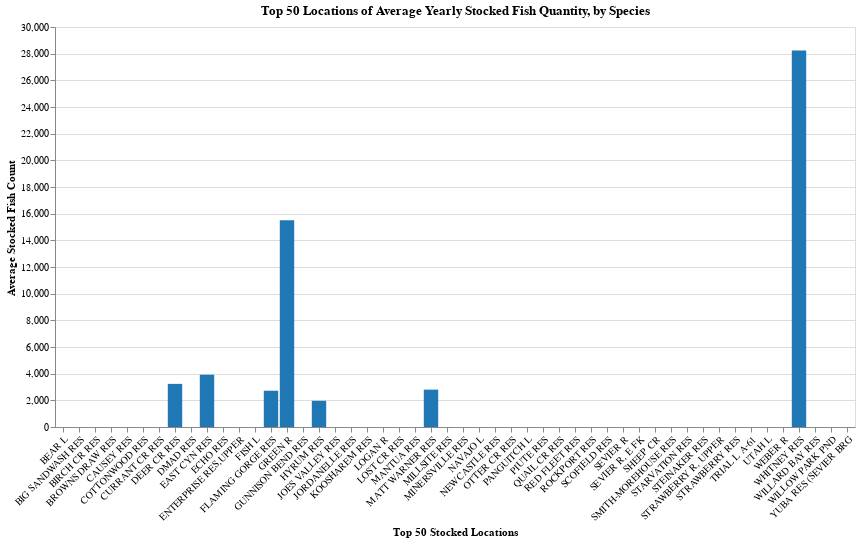

Notebook source saved alongside this figure:
### Markdown cell above
## **How to Find Where to Go Fishing**

### Code cell
# Average quantity of fish stocked per location
average_quantity_by_water = (
    fish_stock_data.groupby(['Water Name'])['Quantity'].mean().reset_index()
)
average_quantity_by_water.rename(columns={'Quantity': 'Avg_Quantity'}, inplace=True)

# Top 50 water locations
top_50_water_names = (
    fish_stock_data.groupby(['Water Name'])['Quantity'].sum()
    .nlargest(50)
    .index
)

# Filter the data to include the top 50 water names
filtered_data = fish_stock_data[
    fish_stock_data['Water Name'].isin(top_50_water_names)
]

# Default to the first species
default_species = sorted(fish_stock_data['Species'].unique())[0]

# Dropdown selection
species_dropdown = alt.binding_select(
    name='Select a Species: ',
    options=sorted(fish_stock_data['Species'].unique()),
)
species_selection = alt.selection_point(fields=['Species'], bind=species_dropdown, value=default_species)

chart_data = filtered_data.groupby(['Water Name', 'Species'])['Quantity'].mean().reset_index()
chart_data.rename(columns={'Quantity': 'Avg_Quantity'}, inplace=True)

# Bar Chart
bar_chart = alt.Chart(chart_data).mark_bar().encode(
    x=alt.X(
        'Water Name:N', 
        sort=None, 
        axis=alt.Axis(labelAngle=-45), 
        title='Top 50 Stocked Locations',
        scale=alt.Scale(domain=filtered_data['Water Name'].unique(), paddingInner=0.1)
    ),
    y=alt.Y('Avg_Quantity:Q', title='Average Stocked Fish Count'),
    color=alt.condition(
        species_selection,
        alt.Color('Species:N', legend=None, scale=alt.Scale(scheme='category20')),
        alt.value('lightgray')
    ),
    tooltip=['Water Name', 'Species', 'Avg_Quantity']
).transform_filter(
    species_selection
).properties(
    width=800,
    height=400,
    title='Top 50 Locations of Average Yearly Stocked Fish Quantity, by Species'
).add_params(
    species_selection
)
bar_chart

### Figure 1 — Vega-Lite specification as saved in the notebook (floating-point values rounded to 4 significant figures; data arrays with more than 128 entries replaced by an {"elided": "..."} marker saying what was removed)
{"config": {"view": {"continuousWidth": 300, "continuousHeight": 300}}, "data": {"name": "data-17617431fdc7a2f6740b0c9192637ce8"}, "mark": {"type": "bar"}, "encoding": {"color": {"condition": {"param": "param_15", "field": "Species", "legend": null, "scale": {"scheme": "category20"}, "type": "nominal"}, "value": "lightgray"}, "tooltip": [{"field": "Water Name", "type": "nominal"}, {"field": "Species", "type": "nominal"}, {"field": "Avg_Quantity", "type": "quantitative"}], "x": {"axis": {"labelAngle": -45}, "field": "Water Name", "scale": {"domain": ["BEAR L", "BIG SANDWASH RES", "BIRCH CR RES", "BROWNS DRAW RES", "CAUSEY RES", "COTTONWOOD RES", "CURRANT CR RES", "DEER CR RES", "DMAD RES", "EAST CYN RES", "ECHO RES", "ENTERPRISE RES,UPPER", "FISH L", "FLAMING GORGE RES", "GREEN R", "GUNNISON BEND RES", "HYRUM RES", "JOES VALLEY RES", "JORDANELLE RES", "KOOSHAREM RES", "LOGAN R", "LOST CR RES", "MANTUA RES", "MATT WARNER RES", "MILLSITE RES", "MINERSVILLE RES", "NAVAJO L", "NEWCASTLE RES", "OTTER CR RES", "PANGUITCH L", "PIUTE RES", "QUAIL CR RES", "RED FLEET RES", "ROCKPORT RES", "SCOFIELD RES", "SEVIER R", "SEVIER R, E FK", "SHEEP CR", "SMITH-MOREHOUSE RES", "STARVATION RES", "STEINAKER RES", "STRAWBERRY R, UPPER", "STRAWBERRY RES", "TRIAL L A-61", "UTAH L", "WEBER R", "WHITNEY RES", "WILLARD BAY RES", "WILLOW PARK PND", "YUBA RES (SEVIER BRG"], "paddingInner": 0.1}, "sort": null, "title": "Top 50 Stocked Locations", "type": "nominal"}, "y": {"field": "Avg_Quantity", "title": "Average Stocked Fish Count", "type": "quantitative"}}, "height": 400, "params": [{"name": "param_15", "select": {"type": "point", "fields": ["Species"]}, "bind": {"input": "select", "options": ["ALL TROUT", "BASS LARGEMOUTH", "BASS SMALLMOUTH", "BROOK TROUT", "BROWN TROUT", "BULLHEAD BLACK", "CHANNEL CATFISH", "CHUB", "CRAPPIE BLACK", "CRAPPIE WHITE", "CUTTHROAT", "DACE", "FLANNELMOUTH SUCKER", "GOLDEN TROUT", "GRASS CARP STERILE", "GRAYLING ARCTIC", "KOKANEE", "LAKE TROUT", "MINNOW", "MUSKIE TIGER", "PERCH YELLOW", "RAINBOW", "RAINBOW ALBINO", "SCULPIN", "SPLAKE", "SUCKER", "SUCKER GREEN", "SUNFISH BLUEGILL", "TIGER TROUT", "WALLEYE", "WHITEFISH", "WIPER", "WOUNDFIN MINNOW"], "name": "Select a Species: "}, "value": "ALL TROUT"}], "title": "Top 50 Locations of Average Yearly Stocked Fish Quantity, by Species", "transform": [{"filter": {"param": "param_15"}}], "width": 800, "$schema": "https://vega.github.io/schema/vega-lite/v5.20.1.json", "datasets": {"data-17617431fdc7a2f6740b0c9192637ce8": {"elided": "272 records"}}}
